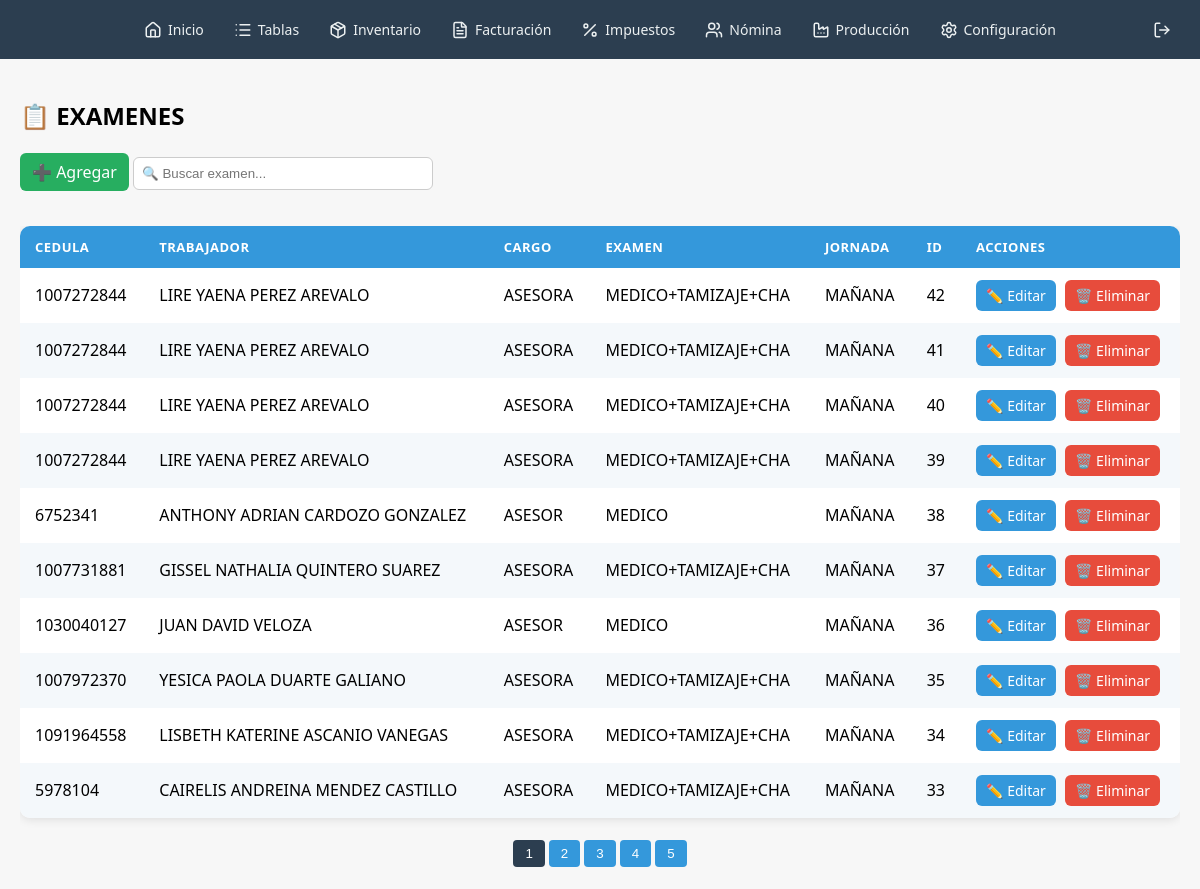
Screenshot of /nomina/examenes/examenes.php (signed in) with the database file from the repository.
### tables this page shows
CREATE TABLE examenes (`cedula` TEXT, `trabajador` TEXT, `cargo` TEXT, `examen` TEXT, `jornada` TEXT, `id` INTEGER PRIMARY KEY AUTOINCREMENT);

### nomina/examenes/examenes.php (the view, shortened to what this page needs)
<?php
$nivel = '../../';
require_once("{$nivel}componentes/plantilla.php");
require_once("{$nivel}conexion/conexion.php");
$columnas = $conexion->query("PRAGMA table_info(examenes)")->fetchAll(PDO::FETCH_ASSOC);
$datos = $conexion->query("SELECT * FROM examenes ORDER BY id DESC")->fetchAll(PDO::FETCH_ASSOC);
$json = "encabezados_examenes.json";
$etiquetas = file_exists($json) ? json_decode(file_get_contents($json), true) : [];
?>
<h2 style="font-family:'Segoe UI'; font-size:24px; margin-bottom:15px;">📋 <?= strtoupper("examenes") ?></h2>
<a href="agregar_examenes.php" style="background:#27ae60;color:#fff;padding:8px 12px;border-radius:6px;text-decoration:none; display:inline-block; margin-bottom:15px;">➕ Agregar</a>
<input type="text" id="filtro" placeholder="🔍 Buscar examen...">
<div class="contenedor-tabla" style="margin-top:20px; overflow-x:auto;">
<table class="tabla-moderna" id="tablaExamenes">
    <thead>
        <tr>
            <?php foreach ($columnas as $col): ?>
                <th>
                    <?= htmlspecialchars($etiquetas[$col['name']] ?? strtoupper(str_replace('_', ' ', $col['name']))) ?>
                </th>
            <?php endforeach; ?>
            <th>ACCIONES</th>
        </tr>
    </thead>
    <tbody id="cuerpoTabla">
        <?php foreach ($datos as $fila): ?>
        <tr>
            <?php foreach ($columnas as $col): ?>
                <td><?= htmlspecialchars($fila[$col['name']]) ?></td>
            <?php endforeach; ?>
            <td>
                <a href="editar_examenes.php?id=<?= $fila['id'] ?>" class="btn-accion btn-editar">
                    ✏️ Editar
                </a>
                <a href="eliminar_examenes.php?id=<?= $fila['id'] ?>" class="btn-accion btn-eliminar" onclick="return confirm('¿Eliminar este registro?')">
                    🗑️ Eliminar
                </a>
            </td>
        </tr>
        <?php endforeach; ?>
    </tbody>
</table>
<div class="pagination" id="paginador"></div>
</div>

### componentes/plantilla.php (style rules this page uses)
* { box-sizing: border-box; }
body { font-family: 'Segoe UI', sans-serif; margin: 0; padding: 0; background-color: #f7f7f7; }

### nomina/examenes/examenes.php (style rules this page uses)
body { font-family: 'Segoe UI', sans-serif; }
input[type="text"] { padding: 8px; width: 300px; margin: 10px 0; border: 1px solid #ccc; border-radius: 6px; }
.tabla-moderna { width: 100%; border-collapse: collapse; background-color: #fff; border-radius: 10px; overflow: hidden; box-shadow: 0 2px 10px rgba(0, 0, 0, 0.1); }
.tabla-moderna thead { background-color: #3498db; color: white; }
.tabla-moderna th, .tabla-moderna td { padding: 12px 15px; text-align: left; }
.tabla-moderna tbody tr:nth-child(even) { background-color: #f4f8fb; }
.tabla-moderna th { text-transform: uppercase; font-size: 13px; letter-spacing: 0.5px; }
.pagination { margin-top: 20px; text-align: center; }
.btn-accion { display: inline-flex; align-items: center; border: none; border-radius: 6px; padding: 6px 10px; color: #fff; text-decoration: none; font-size: 14px; cursor: pointer; }
.btn-editar { background-color: #3498db; }
.btn-eliminar { background-color: #e74c3c; margin-left: 5px; }

### rows the page displays
examenes: name "1007272844", name "LIRE YAENA PEREZ AREVALO", name "ASESORA", name "MEDICO+TAMIZAJE+CHA", name "MAÑANA", name "42"
examenes: name "1007272844", name "LIRE YAENA PEREZ AREVALO", name "ASESORA", name "MEDICO+TAMIZAJE+CHA", name "MAÑANA", name "41"
examenes: name "1007272844", name "LIRE YAENA PEREZ AREVALO", name "ASESORA", name "MEDICO+TAMIZAJE+CHA", name "MAÑANA", name "40"
examenes: name "1007272844", name "LIRE YAENA PEREZ AREVALO", name "ASESORA", name "MEDICO+TAMIZAJE+CHA", name "MAÑANA", name "39"
examenes: name "6752341", name "ANTHONY ADRIAN CARDOZO GONZALEZ", name "ASESOR", name "MEDICO", name "MAÑANA", name "38"
examenes: name "1007731881", name "GISSEL NATHALIA QUINTERO SUAREZ", name "ASESORA", name "MEDICO+TAMIZAJE+CHA", name "MAÑANA", name "37"
examenes: name "1030040127", name "JUAN DAVID VELOZA", name "ASESOR", name "MEDICO", name "MAÑANA", name "36"
examenes: name "1007972370", name "YESICA PAOLA DUARTE GALIANO", name "ASESORA", name "MEDICO+TAMIZAJE+CHA", name "MAÑANA", name "35"
examenes: name "1091964558", name "LISBETH KATERINE ASCANIO VANEGAS", name "ASESORA", name "MEDICO+TAMIZAJE+CHA", name "MAÑANA", name "34"
examenes: name "5978104", name "CAIRELIS ANDREINA MENDEZ CASTILLO", name "ASESORA", name "MEDICO+TAMIZAJE+CHA", name "MAÑANA", name "33"

### other values shown
$etiquetas[$col['name']] "CEDULA"
$etiquetas[$col['name']] "TRABAJADOR"
$etiquetas[$col['name']] "CARGO"
$etiquetas[$col['name']] "EXAMEN"
$etiquetas[$col['name']] "JORNADA"
$etiquetas[$col['name']] "ID"
